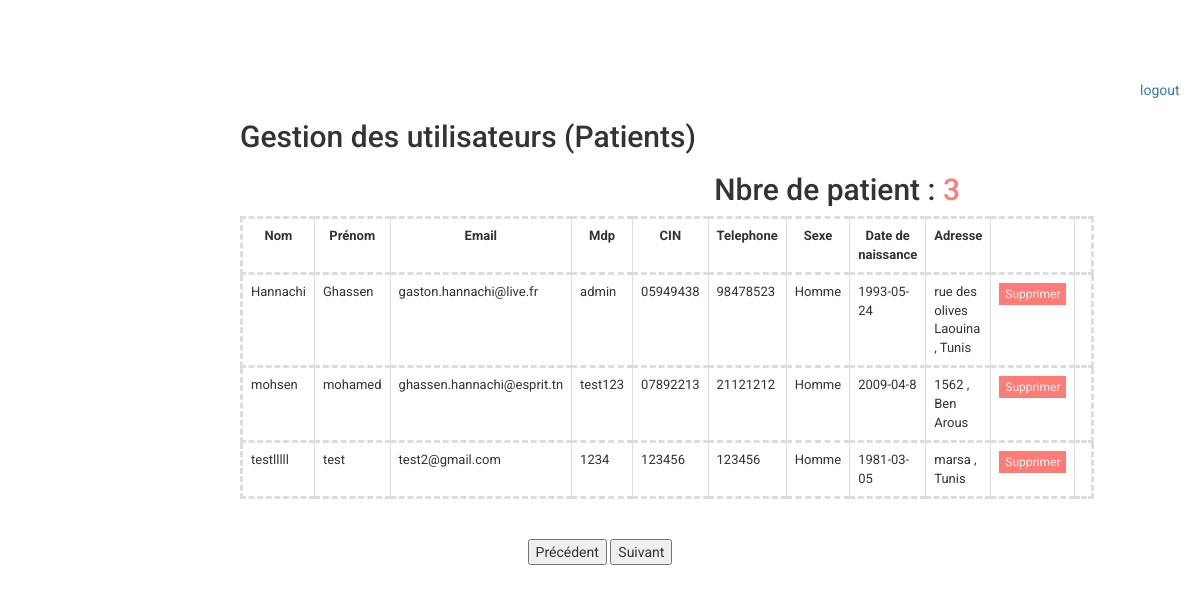
The page /Patient/admin_patient.php on the database its author committed.
### tables this page shows
CREATE TABLE IF NOT EXISTS `patients` (
  `id_patient` int(11) NOT NULL AUTO_INCREMENT,
  `nom` varchar(30) NOT NULL,
  `prenom` varchar(30) NOT NULL,
  `email` varchar(30) NOT NULL,
  `mdp` varchar(8) NOT NULL,
  `cin` varchar(8) NOT NULL,
  `telephone` varchar(8) NOT NULL,
  `sexe` varchar(5) NOT NULL,
  `date_naissance` varchar(10) NOT NULL,
  `rue` varchar(300) NOT NULL,
  `gouvernorat` varchar(30) NOT NULL,
  `bonus` int(11) NOT NULL,
  `etat` int(11) NOT NULL,
  `guide_test` int(11) NOT NULL DEFAULT '0',
  PRIMARY KEY (`id_patient`),
  UNIQUE KEY `email` (`email`,`cin`)
);

### Patient/admin_patient.php (the view, shortened to what this page needs)
<?php
$requete="SELECT * FROM `patients` order by etat desc";
$resultat=mysql_query($requete);
$requete2="SELECT count(id_patient) FROM `patients` where etat=0";
$resultat2=mysql_query($requete2);
?>
<html>
<head>
    <link href="css/bootstrap.min.css" rel="stylesheet">
    <link href="other/netdna.bootstrapcdn.com/font-awesome/4.0.3/css/font-awesome.css" rel="stylesheet">
    <link rel="stylesheet" href="css/animate.min.css">
    <link rel="stylesheet" href="css/bootstrap-checkbox.css">
    <link href="css/minoral.css" rel="stylesheet">
</head>
<body style="padding-left:20%; padding-right:20%">
<br><br><br><br>
<div id="admin_patient">
<a href="logout.php" style="position:relative;left:900px;">logout</a>
<div class="tab_pat">
<?php while($ligne2=mysql_fetch_array($resultat2)){ ?>
<h2>Gestion des utilisateurs (Patients)</h2> <h2 align="right" >Nbre de patient : <span style="color:#FF7B76"><?php echo $ligne2['count(id_patient)']; ?></span></h2><?php } ?>
<table class="table table-datatable table-bordered">
<tr style="border-style:dashed"> <td><b><center>Nom</center></b></td><td><b><center>Prénom</center></b></td><td><b><center>Email</center></b></td><td><b><center>Mdp</center></b></td><td><b><center>CIN</center></b></td><td><b><center>Telephone</center></b></td><td><b><center>Sexe</center></b></td><td><b><center>Date de naissance</center></b></td><td><b><center>Adresse</center></b></td><td></td><td></td></tr>
<?php while($ligne=mysql_fetch_array($resultat))
{
	$nom = $ligne['nom'];
	$prenom = $ligne['prenom'];
	$email = $ligne['email'];
	$mdp= $ligne['mdp'];
	$cin = $ligne['cin'];
	$tel = $ligne['telephone'];
	$sexe = $ligne['sexe'];
	$date= $ligne['date_naissance'];
	$adresse = $ligne['rue']." , ".$ligne['gouvernorat'];
	$id = $ligne['id_patient']; ?>
<tr id="raw" style="border-style:dashed"><td><?php echo $nom?></td><td><?php echo $prenom ?></td><td><?php echo $email?></td><td><?php echo $mdp?></td><td><?php echo $cin?></td><td><?php echo $tel?></td><td><?php echo $sexe?></td><td><?php echo $date?></td><td><?php echo $adresse?></td><td><a href="supprimer_profile(adm).php?id=<?php echo $id ?>" id="deleteRow" class="btn btn-red btn-xs delete-row">Supprimer</a></td><?php if($etat==1){?><td><a href="accepter_patient.php?id=<?php echo $id ?>" id="deleteRow" class="btn btn-red btn-xs delete-row">Accepter</a></td></tr>  <?php } ?>
<?php } ?>
</table>
</div>
<br>
<center>
	<button class="prev">Précédent</button>
	<button class="next">Suivant</button>
	</center>
  </div>
</body>
</html>

### rows shown on the page
patients: nom "Hannachi", prenom "Ghassen", email "gaston.hannachi@live.fr", mdp "admin", cin "05949438", telephone "98478523", sexe "Homme", date_naissance "1993-05-24", adresse "rue des olives Laouina , Tunis"
patients: nom "mohsen", prenom "mohamed", email "ghassen.hannachi@esprit.tn", mdp "test123", cin "07892213", telephone "21121212", sexe "Homme", date_naissance "2009-04-8", adresse "1562 , Ben Arous"
patients: nom "testlllll", prenom "test", email "test2@gmail.com", mdp "1234", cin "123456", telephone "123456", sexe "Homme", date_naissance "1981-03-05", adresse "marsa , Tunis"

### other values the page prints
$ligne2['count(id_patient)'] "3"
